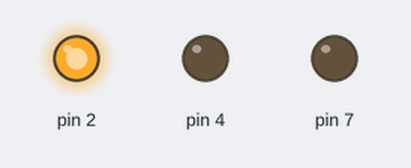
Bench run of a sketch on a simulated Arduino Uno, built with avr-gcc and run on an emulated ATmega328P. On the bench: output pins drawn as LEDs (lit = HIGH).

Above: at 0.05 s.
At 0.8 s:
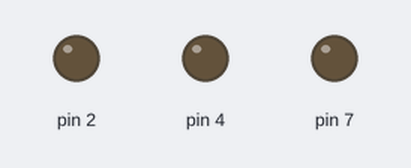
At 1.45 s:
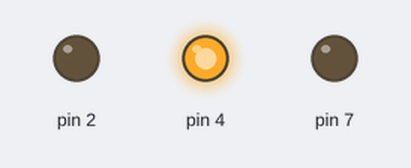
At 2.85 s:
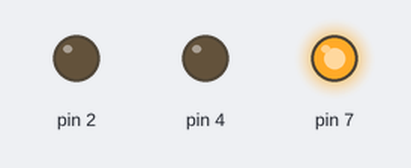
Timing chart, 0 to 3.1 s (numbered marks = the images above):
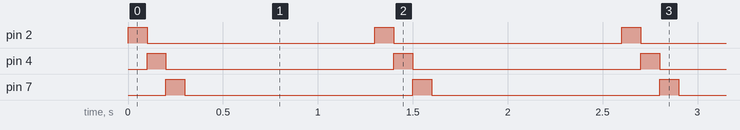

The sketch:

Switching_diodes.ino
```cpp
void setup()
{
  pinMode(2, OUTPUT);
  pinMode(4, OUTPUT);
  pinMode(7, OUTPUT);
}

void loop()
{
  digitalWrite(2, HIGH);
  delay(100);
  digitalWrite(2, LOW);

  digitalWrite(4, HIGH);
  delay(100);
  digitalWrite(4, LOW);

  digitalWrite(7, HIGH);
  delay(100);
  digitalWrite(7, LOW);
  delay(1000);
}
```

Measured:
- by itself, pin 2, pin 4, pin 7: alternates HIGH for 0.10 s and LOW for 1.2 s
- by itself, everything shown: repeats every 1.3 s, in 4 steps
